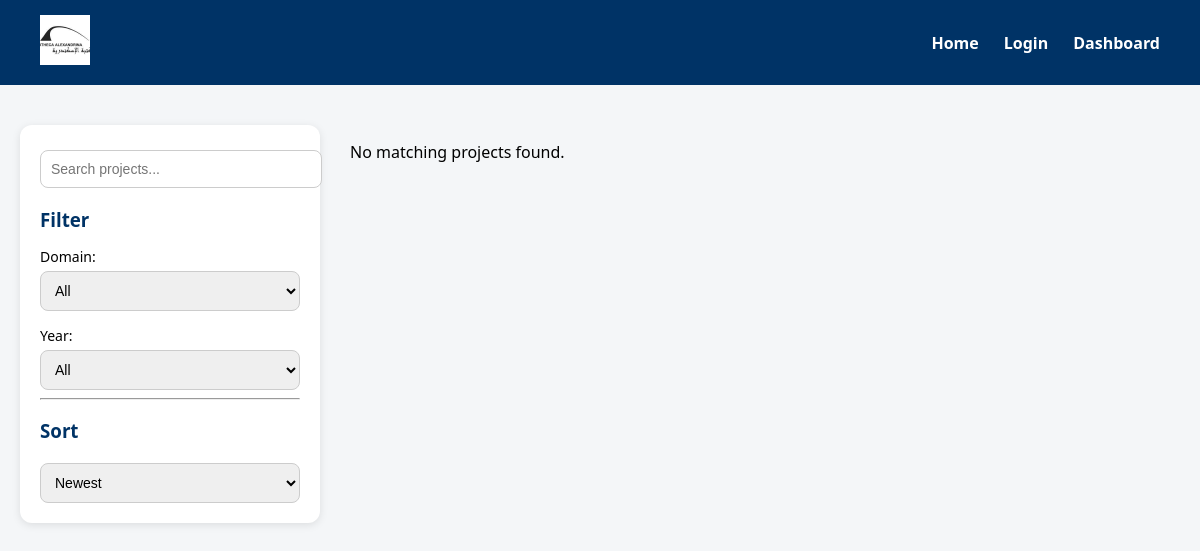
The page /projects/ on the database as committed earlier.
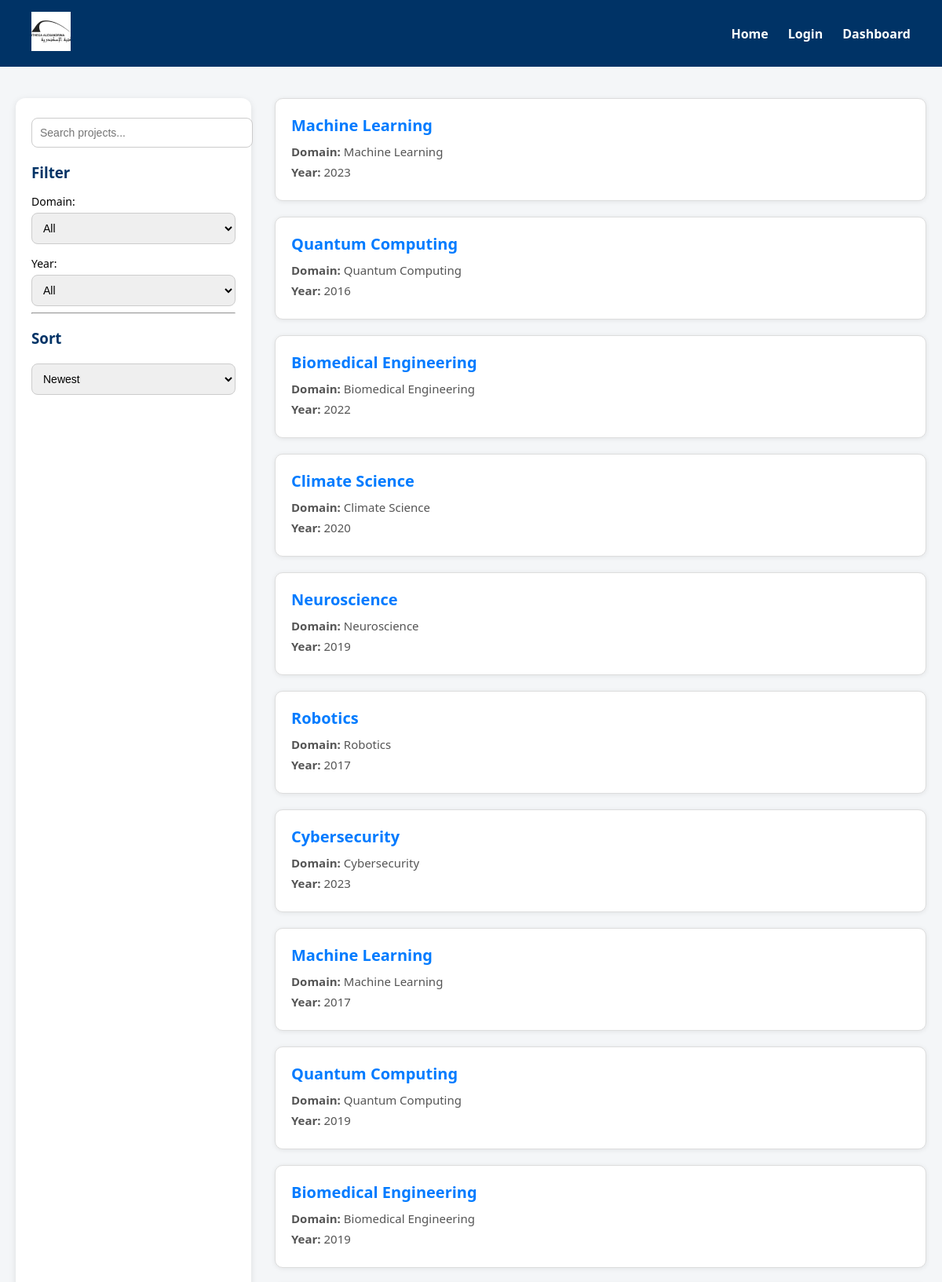
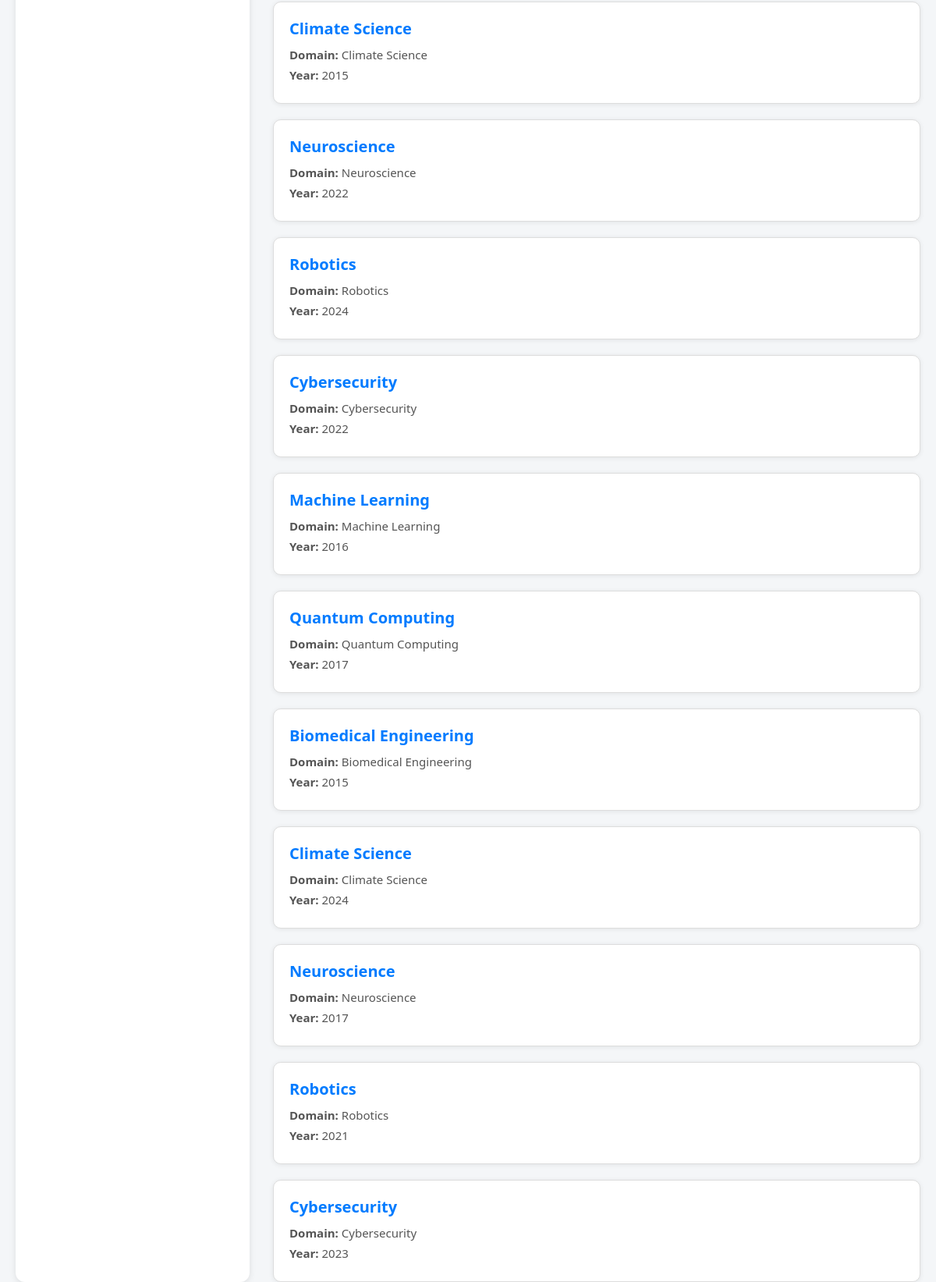
The same page on the database as committed later (2 pictures, top to bottom).
### projects/models.py (models this page shows, shortened)
class Project(models.Model):
    title = models.CharField(max_length=200)
    created= models.DateField()
    team  = models.CharField(max_length=300)
    abstract = models.TextField(default="No abstract yet")
    duration = models.CharField(max_length=100)
    domain = models.CharField(max_length=100)
    scientific_case = models.TextField()

### projects/views.py (the view)
# urls.py: path('', lambda request: redirect('project_list')),  # Redirect root to project list
def project_list(request):
    projects = Project.objects.all()
    search_query = request.GET.get('search', '').lower()
    domain = request.GET.get('domain', '')
    year = request.GET.get('year', '')
    sort = request.GET.get('sort', '')
    if search_query:
        projects = projects.filter(title__icontains=search_query)
    if domain:
        projects = projects.filter(domain=domain)
    if year:
        projects = projects.filter(created__year=year)
    if sort == 'newest':
        projects = projects.order_by('-created')
    elif sort == 'oldest':
        projects = projects.order_by('created')
    context = {
        'projects': projects,
        'search_query': search_query,
        'selected_domain': domain,
        'selected_year': year,
        'selected_sort': sort,
    }
    return render(request, 'projects_page.html', context)

### projects/templates/projects_page.html (shortened to what this page needs)
{% extends "base.html" %}
{% block content %}
  <aside class="sidebar">
    <form method="get" id="searchForm">
      <input type="text" name="search" id="searchInput" class="search-input"
             placeholder="Search projects..." value="{{ search_query }}"
             oninput="document.getElementById('searchForm').submit();">
      <h3>Filter</h3>
      <label for="domain">Domain:</label>
      <select name="domain" id="domain" onchange="this.form.submit()">
        <option value="">All</option>
      </select>
      <label for="year">Year:</label>
      <select name="year" id="year" onchange="this.form.submit()">
        <option value="">All</option>
      </select>
      <hr>
      <h3>Sort</h3>
      <select name="sort" onchange="this.form.submit()">
        <option value="newest" {% if selected_sort == "newest" %}selected{% endif %}>Newest</option>
      </select>
    </form>
  </aside>
  <main class="project-list">
    {% if projects %}
      {% for project in projects %}
      <div class="project-box">
        <h3>
          <a href="{% url 'project_detail' pk=project.pk %}" class="font-bold text-purple-800 hover:underline">
            {{ project.title }}
          </a>
        </h3>
        <p><strong>Domain:</strong> {{ project.domain }}</p>
        <p><strong>Year:</strong> {{ project.created.year }}</p>
      </div>
      {% endfor %}
    {% else %}
      <p>No matching projects found.</p>
    {% endif %}
  </main>
{% endblock %}

### projects/templates/base.html (shortened to what this page needs)
{% load static %}
<!DOCTYPE html>
<html lang="en">
<head>
  <link rel="stylesheet" href="{% static 'css/styles.css' %}">
</head>
<body>
  <nav class="navbar">
    <div class="logo">
      <img src="{% static 'images/BA.jpeg' %}" alt="BA Logo">
    </div>
    <ul class="nav-links">
       <li><a href="{% url 'project_list' %}">Home</a></li>
       <li><a href="{% url 'login' %}">Login</a></li>
       {% if user.is_superuser %}
         <li><a href="{% url 'admin_dashboard' %}">Dashboard</a></li>
       {% else %}
         <li><a href="{% url 'user_dashboard' %}">Dashboard</a></li>
       {% endif %}
    </ul>
  </nav>
  <div class="container">
    {% block content %}
    {% endblock %}
  </div>
</body>
</html>

### projects/static/css/styles.css (style rules this page uses)
body { font-family: 'Segoe UI', sans-serif; background-color: #f4f6f8; margin: 0; padding: 0; }
.navbar { background-color: #003366; color: white; padding: 15px 40px; display: flex; justify-content: space-between; align-items: center; }
.logo img { height: 50px; }
.nav-links { list-style: none; display: flex; gap: 25px; }
.nav-links li a { color: white; text-decoration: none; font-weight: bold; transition: opacity 0.2s; }
.container { display: flex; max-width: 1200px; margin: 40px auto; gap: 30px; padding: 0 20px; }
.sidebar { width: 260px; background-color: #ffffff; padding: 20px; border-radius: 12px; box-shadow: 0 2px 8px rgba(0,0,0,0.1); }
.sidebar h3 { margin-bottom: 15px; color: #003366; }
.sidebar label { font-size: 14px; margin-top: 15px; display: block; }
.sidebar select, .sidebar input[type="text"] { width: 100%; padding: 10px; margin-top: 5px; border: 1px solid #ccc; border-radius: 8px; font-size: 14px; transition: border-color 0.3s; }
.project-list { flex-grow: 1; display: flex; flex-direction: column; gap: 20px; }
.project-box { background-color: #fff; border: 1px solid #ddd; border-radius: 10px; padding: 20px; box-shadow: 0 1px 6px rgba(0,0,0,0.08); }
.project-box h3 { margin-top: 0; margin-bottom: 10px; font-size: 20px; }
.project-box h3 a { text-decoration: none; color: #007bff; transition: color 0.2s; }
.project-box p { margin: 6px 0; color: #555; font-size: 15px; }
html, body { height: 100%; margin: 0; }
.container { flex: 1; }

Rows that differ between the two databases and show on the page:
added Project: title "Machine Learning", domain "Machine Learning", created.year "2023"
added Project: title "Quantum Computing", domain "Quantum Computing", created.year "2016"
added Project: title "Biomedical Engineering", domain "Biomedical Engineering", created.year "2022"
added Project: title "Climate Science", domain "Climate Science", created.year "2020"
added Project: title "Neuroscience", domain "Neuroscience", created.year "2019"
added Project: title "Robotics", domain "Robotics", created.year "2017"
added Project: title "Cybersecurity", domain "Cybersecurity", created.year "2023"
added Project: title "Machine Learning", domain "Machine Learning", created.year "2017"
added Project: title "Quantum Computing", domain "Quantum Computing", created.year "2019"
added Project: title "Biomedical Engineering", domain "Biomedical Engineering", created.year "2019"
added Project: title "Climate Science", domain "Climate Science", created.year "2015"
added Project: title "Neuroscience", domain "Neuroscience", created.year "2022"
added Project: title "Robotics", domain "Robotics", created.year "2024"
added Project: title "Cybersecurity", domain "Cybersecurity", created.year "2022"
added Project: title "Machine Learning", domain "Machine Learning", created.year "2016"
added Project: title "Quantum Computing", domain "Quantum Computing", created.year "2017"
added Project: title "Biomedical Engineering", domain "Biomedical Engineering", created.year "2015"
added Project: title "Climate Science", domain "Climate Science", created.year "2024"
added Project: title "Neuroscience", domain "Neuroscience", created.year "2017"
added Project: title "Robotics", domain "Robotics", created.year "2021"
added Project: title "Cybersecurity", domain "Cybersecurity", created.year "2023"
Other text that changed with them:
text no longer shown: "No matching projects found."
